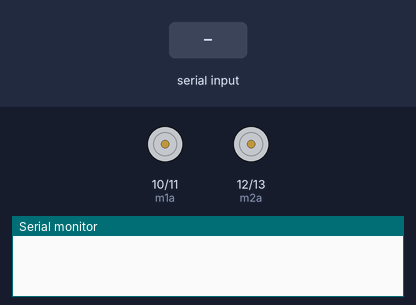
The sketch below on a simulated Arduino Uno, built with avr-gcc and run on an emulated ATmega328P. Parts: motor-driver pin pairs drawn as motors (green arrow = first pin HIGH = forward, orange = second pin HIGH = backward, longer = more drive), the last lines printed to the serial monitor. The test bench sets the inputs (shaded band).

Above: at 1.2 s.
1.3 s: "F" received over Serial
At 2.3 s:
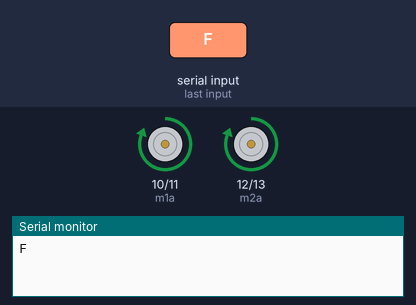
2.8 s: "B" received over Serial
At 3.4 s:
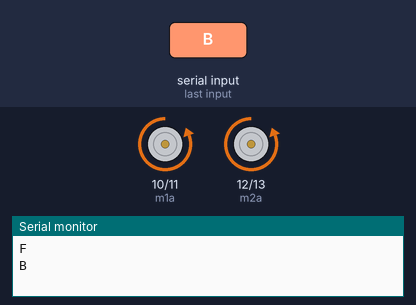
4.3 s: "L" received over Serial
At 4.6 s:
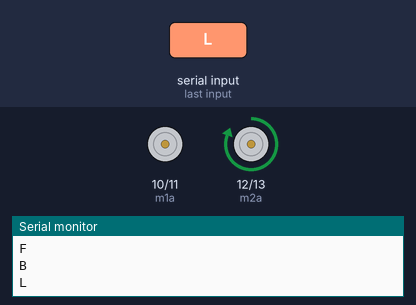
5.8 s: "R" received over Serial
At 6.9 s:
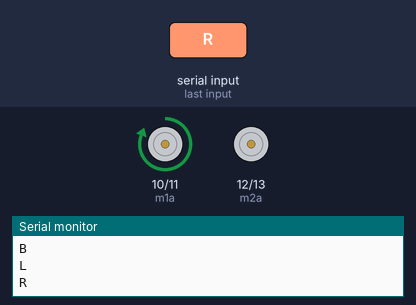
7.3 s: "J" received over Serial
At 8.1 s:
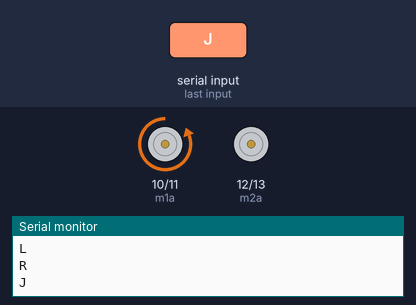
8.8 s: "H" received over Serial
At 9.2 s:
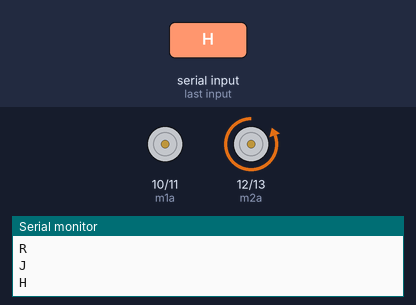
Timing chart, 0 to 11.3 s (numbered marks = the images above; inputs shaded):
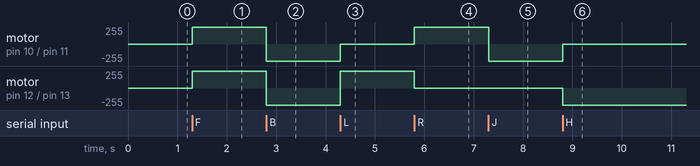

The sketch:

CAr.ino
```cpp
//Name : Sohil Nagpal
//Student ID : 2110994793
//Task 7.1C - Bluetooth Controlled Car
//SIT217 Robotics Project

int m1a = 10;
int m1b = 11;
int m2a = 12;
int m2b = 13;

char value;

void setup()
{
pinMode(m1a, OUTPUT);  // Digital pin 10 set as output Pin
pinMode(m1b, OUTPUT);  // Digital pin 11 set as output Pin
pinMode(m2a, OUTPUT);  // Digital pin 12 set as output Pin
pinMode(m2b, OUTPUT);  // Digital pin 13 set as output Pin
Serial.begin(9600);
}

void loop()
{
  while (Serial.available() > 0)
  {
  value = Serial.read();
  Serial.println(value);
  }

  if( value == 'F') // Forward
    {
      digitalWrite(m1a, HIGH);
      digitalWrite(m1b, LOW);
      digitalWrite(m2a, HIGH);
      digitalWrite(m2b, LOW);
    }
  else if(value == 'B') // Backward
    {
      digitalWrite(m1a, LOW);
      digitalWrite(m1b, HIGH);
      digitalWrite(m2a, LOW);
      digitalWrite(m2b, HIGH);
    }

    else if(value == 'L') //Left
    {
    digitalWrite(m1a, LOW);
    digitalWrite(m1b, LOW);
    digitalWrite(m2a, HIGH);
    digitalWrite(m2b, LOW);
    }
    else if(value == 'R') //Right
    {
    digitalWrite(m1a, HIGH);
    digitalWrite(m1b, LOW);
    digitalWrite(m2a, LOW);
    digitalWrite(m2b, LOW);
    }

  else if(value == 'S') //Stop
    {
    digitalWrite(m1a, LOW);
    digitalWrite(m1b, LOW);
    digitalWrite(m2a, LOW);
    digitalWrite(m2b, LOW);
    }
  else if(value == 'I') //Forward Right
    {
    digitalWrite(m1a, HIGH);
    digitalWrite(m1b, LOW);
    digitalWrite(m2a, LOW);
    digitalWrite(m2b, LOW);
    }
  else if(value == 'J') //Backward Right
    {
    digitalWrite(m1a, LOW);
    digitalWrite(m1b, HIGH);
    digitalWrite(m2a, LOW);
    digitalWrite(m2b, LOW);
    }
   else if(value == 'G') //Forward Left
    {
    digitalWrite(m1a, LOW);
    digitalWrite(m1b, LOW);
    digitalWrite(m2a, HIGH);
    digitalWrite(m2b, LOW);
    }
  else if(value == 'H') //Backward Left
    {
    digitalWrite(m1a, LOW);
    digitalWrite(m1b, LOW);
    digitalWrite(m2a, LOW);
    digitalWrite(m2b, HIGH);
    }
}
```

Measured:
- after the input at 1.3 s, motor on pin 10 (m1a) / pin 11 (m1b), motor on pin 12 (m2a) / pin 13 (m2b): stopped → forward 255/255 at once
- after the input at 2.8 s, motor on pin 10 (m1a) / pin 11 (m1b), motor on pin 12 (m2a) / pin 13 (m2b): forward 255/255 → backward 255/255 at once
- after the input at 4.3 s, motor on pin 10 (m1a) / pin 11 (m1b): backward 255/255 → stopped at once; motor on pin 12 (m2a) / pin 13 (m2b): backward 255/255 → forward 255/255 at once
- after the input at 5.8 s, motor on pin 10 (m1a) / pin 11 (m1b): stopped → forward 255/255 at once; motor on pin 12 (m2a) / pin 13 (m2b): forward 255/255 → stopped at once
- after the input at 7.3 s, motor on pin 10 (m1a) / pin 11 (m1b): forward 255/255 → backward 255/255 at once
- after the input at 8.8 s, motor on pin 10 (m1a) / pin 11 (m1b): backward 255/255 → stopped at once; motor on pin 12 (m2a) / pin 13 (m2b): stopped → backward 255/255 at once
